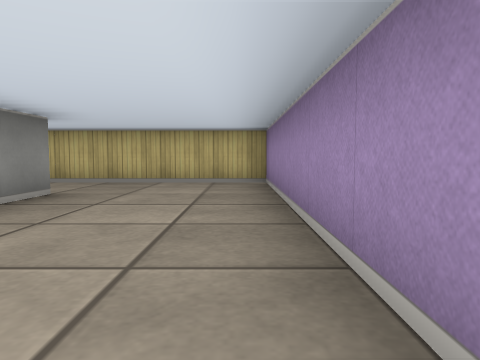
[1] (above)

17 first-person views from a walk through a cub3D ray-caster map. The camera is about half as high as the walls, tilts 4° down and sees 70° across. The floor is counted in squares. Each view is taken from the middle of a square. On the plan, view 1 faces up. The plan holds only what a view shows up to about 9 squares ahead; the rest is blank.

[2]
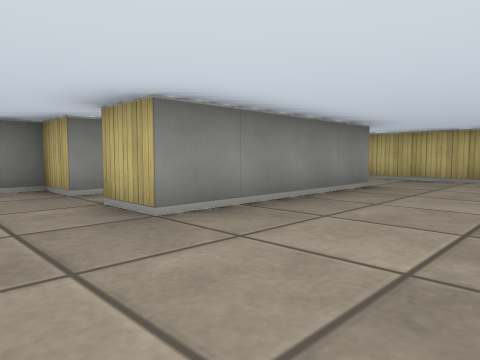

[3]
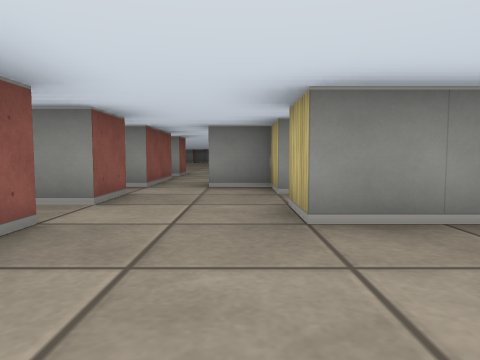

[4]
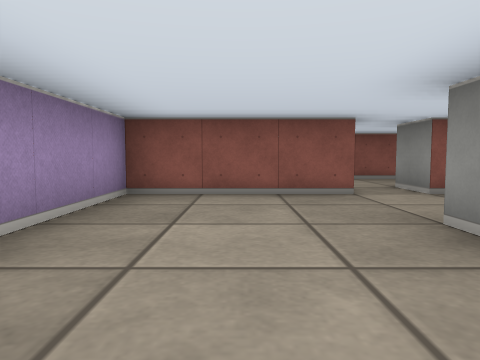

[5]
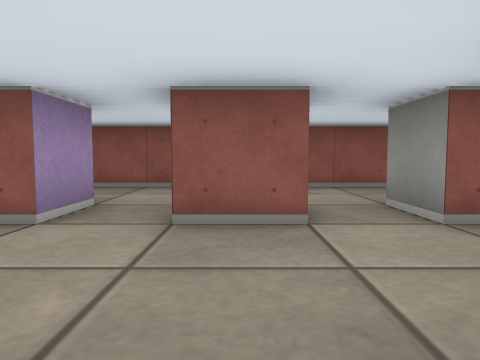

[6]
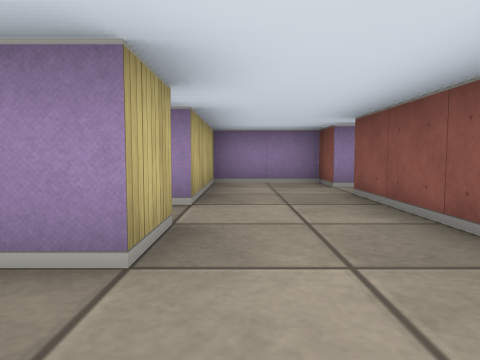

[7]
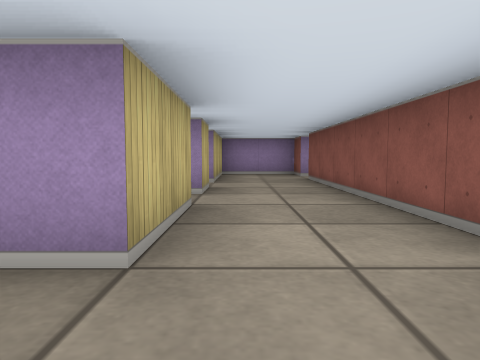

[8]
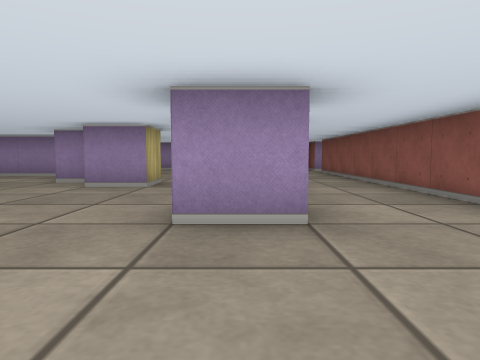

[9]
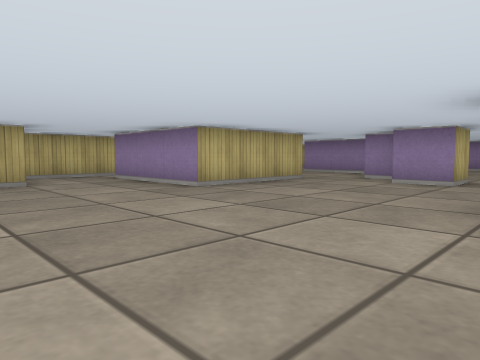

[10]
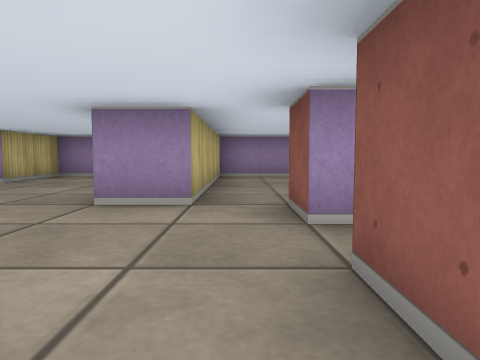

[11]
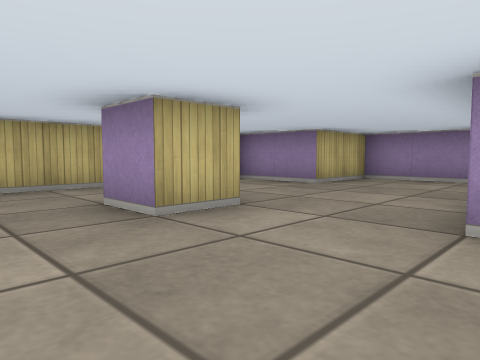

[12]
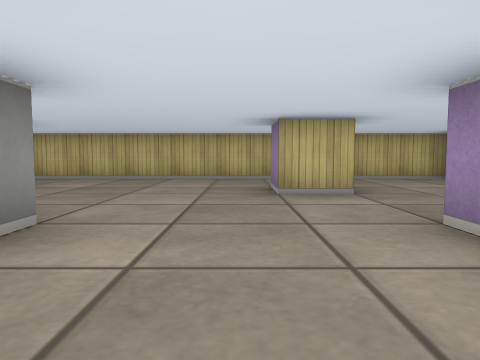

[13]
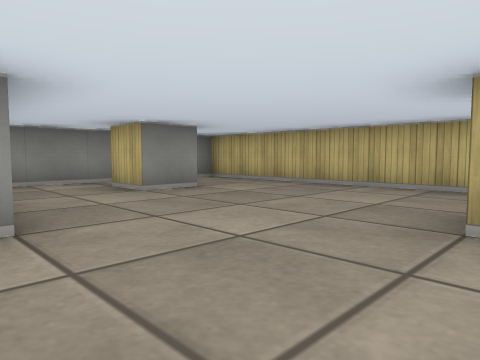

[14]
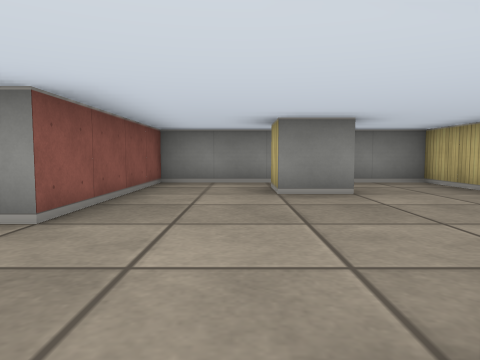

[15]
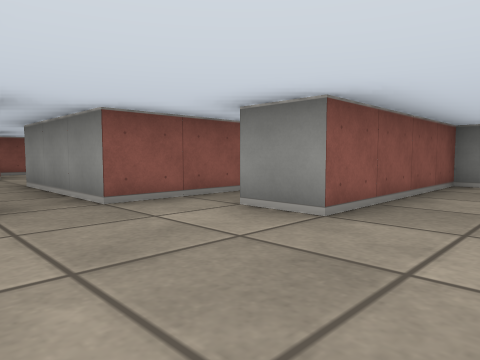

[16]
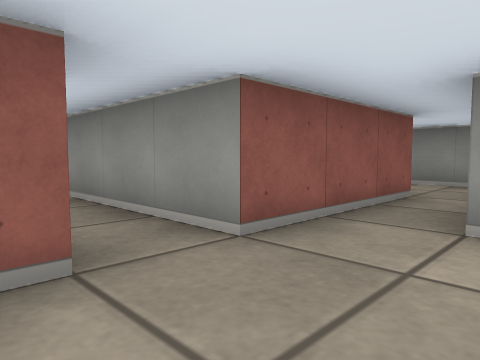

[17]
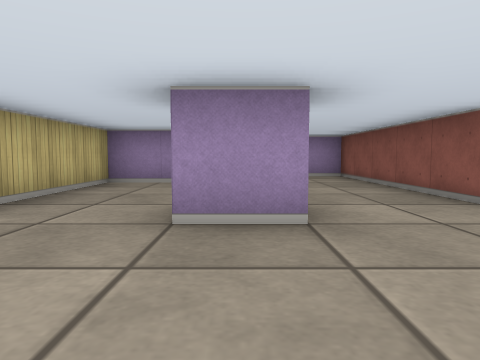

### Floor plan
Points are (right, up) in squares from view 1. A wall is a line through its corners. A room is listed if a view was taken in it or the views show most of it. See-through windows are left out.
Room 1 (views 1, 2, 3, 4, 5, 6)
walls: (-4.5, 1) (-4.5, 0.5) (-5.5, 0.5) (-5.5, -0.5) (-6.5, -0.5); (-4.6, -1.5) (-3.5, -1.5) (-3.5, -2.5) (-4.5, -2.5) (-4.5, -1.9); (-2.5, -2.5) (-2.5, -1.5) (0.5, -1.5) (0.5, 6.5) (-3.5, 6.5); (-6.5, -1.5) (-5.5, -1.5) (-5.5, -2.5) (-7.5, -2.5); (-2.5, 4.5) (-2.5, 0.5) (-3.5, 0.5); (-7.5, -4.5) (-2.5, -4.5)
ways out: opening at (-6.5, -3.5) to room 2; opening at (-6, -1) to room 2; opening at (-4, 1) to room 3; opening at (-3, 5.5) to room 3; opening at (-2, -3.5) to room 4
Room 2 (views 7, 8, 9)
walls: (-8.5, -4.5) (-7.5, -4.5); (-9.5, -2.6) (-9.5, -1.5); (-7.5, -2.5) (-7.5, -1.9); (-9, -1.5) (-8.5, -1.5); (-7.5, -1.5) (-6.5, -1.5); (-6.5, -0.5) (-6.5, 0.5); (-5.5, 0.9) (-5.5, 1.5); (-7.5, 2.5) (-9.5, 2.5) (-9.5, 4.5); (-11.4, 4.5) (-11.9, 4.5)
ways out: opening at (-6.5, -3.5) to room 1; opening at (-6, -1) to room 1; opening at (-7, 2) to room 3; opening at (-1, -5) to room 4; opening at (-10.5, 5) to room 5
Room 3 (views 10, 11, 12, 13, 14, 15, 16, 17)
walls: (-4.4, 9.5) (-5.5, 9.5) (-5.5, 10.5); (-5.6, 5.5) (-4.5, 5.5); (-3.5, 6.5) (-4.5, 6.5) (-4.5, 7.5) (0.5, 7.5) (0.5, 10.5) (-1.5, 10.5) (-1.5, 12.5) (-11.5, 12.5) (-11.5, 7.5) (-7.5, 7.5) (-7.5, 6.5); (-9.5, 5.5) (-6.5, 5.5) (-6.5, 2.5) (-7.5, 2.5); (-9.5, 10.6) (-9.5, 9.5) (-10.5, 9.5); (-3.5, 2.5) (-3.5, 4)
ways out: opening at (-4, 1) to room 1; opening at (-3, 5.5) to room 1; opening at (-7, 2) to room 2; opening at (-8.5, 6) to room 5
Room 4 (no view inside)
walls: (-0.5, -4.5) (0.5, -4.5) (0.5, -2.5) (-2.5, -2.5); (-2.5, -4.5) (-1.5, -4.5)
ways out: opening at (-2, -3.5) to room 1; opening at (-1, -5) to room 2
Room 5 (no view inside)
walls: (-11.5, 5.8) (-11.5, 4.8); (-9, 6.5) (-11.1, 6.5); (-9.5, 4.5) (-9.5, 5.5)
ways out: opening at (-10.5, 5) to room 2; opening at (-8.5, 6) to room 3

Positions as (right, up) in squares from view 1, and headings:
1: (0, 0), facing up
2: (0, -1), facing up-left
3: (0, 0), facing left
4: (-1, 3), facing down
5: (-4, 1), facing down
6: (-6, -3), facing right
7: (-9, -3), facing right
8: (-12, -2), facing right
9: (-13, -2), facing up-right
10: (-8, 6), facing right
11: (-7, 7), facing up-right
12: (-6, 5), facing up
13: (-5, 7), facing up-left
14: (-5, 9), facing left
15: (-5, 9), facing down-left
16: (-5, 7), facing down-left
17: (-8, 10), facing right
